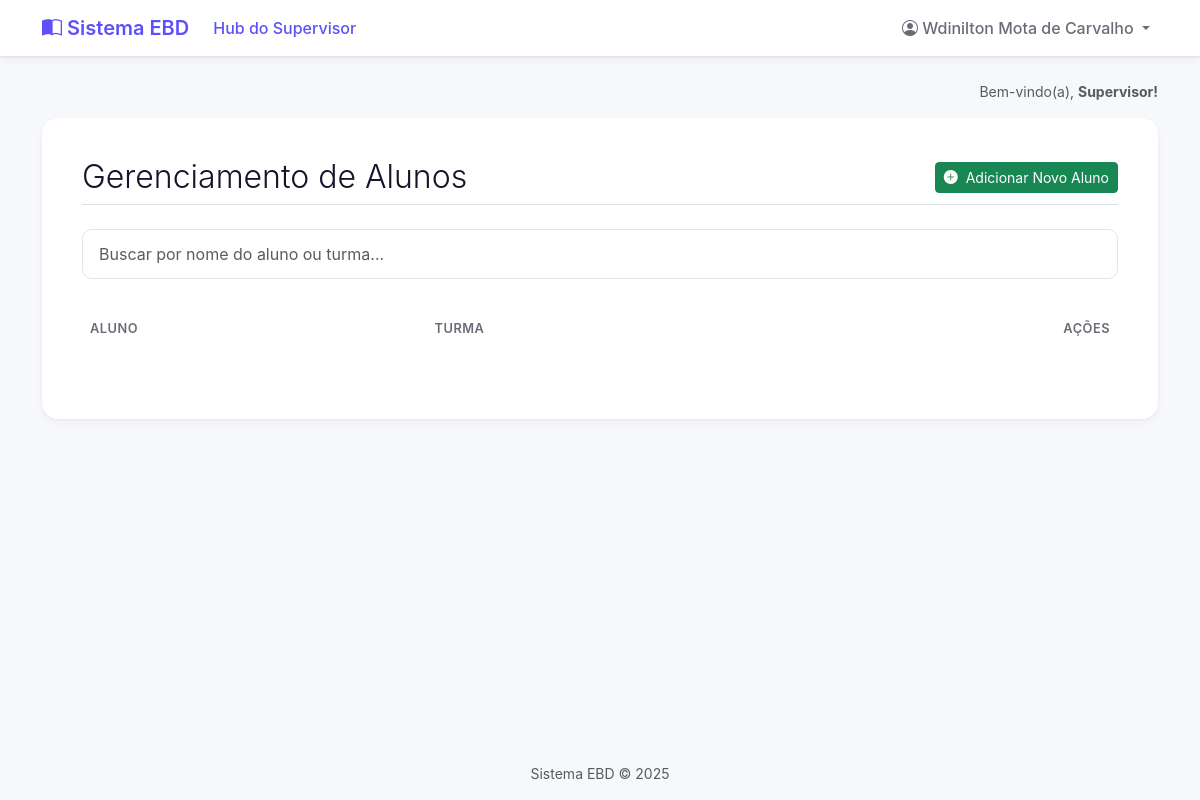
Before: /relatorios/gerenciamento-alunos/ (signed in) with the older database file.
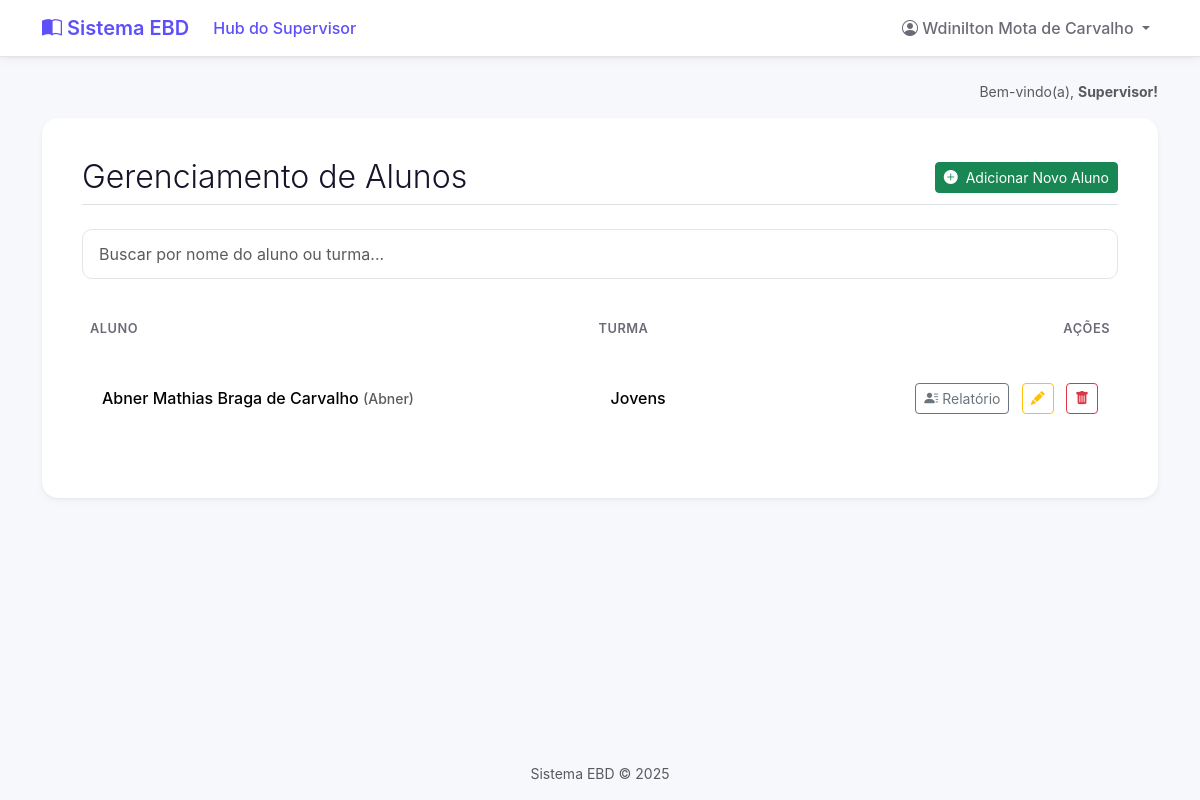
After: the same page with the newer database file.
### core/models.py (models this page shows, shortened)
class Aluno(models.Model):
    user = models.OneToOneField(
        User,
        on_delete=models.CASCADE,
        related_name='aluno', # Permite fazer request.user.aluno
        null=True,
        blank=True
    )
    nome_completo = models.CharField(max_length=255)
    turma = models.ForeignKey(
        Turma,
        on_delete=models.CASCADE,
        related_name='alunos'
    )
    pontos_totais = models.IntegerField(default=0)
    data_cadastro = models.DateTimeField(auto_now_add=True)

class Turma(models.Model):
    nome = models.CharField(max_length=100, unique=True)
    professor = models.ForeignKey(
        User,
        on_delete=models.SET_NULL,
        null=True,
        blank=True,
        related_name='turmas_lecionadas'
    )

### core/views.py (the view)
# urls.py: path('relatorios/gerenciamento-alunos/', views.gerenciamento_alunos, name='gerenciamento_alunos'),
@login_required
def gerenciamento_alunos(request):
    permissores = permissoes_context(request)
    if not permissores['is_supervisor']:
        return HttpResponseForbidden("<h1>Acesso Negado</h1><p>Apenas supervisores podem ver este relatório.</p>")
    lista_todos_alunos = Aluno.objects.select_related('turma').all().order_by('nome_completo')
    contexto = {'lista_todos_alunos': lista_todos_alunos}
    return render(request, 'gerenciamento_alunos.html', contexto)

### core/context_processors.py (called while the page is built)
def permissoes_context(request):
    is_professor = False
    is_aluno = False
    is_supervisor = False
    aluno = None
    if request.user.is_authenticated:
        is_supervisor = request.user.groups.filter(name='Supervisores').exists()
        is_professor = request.user.groups.filter(name='Professores').exists()
        try:
            aluno = request.user.aluno
            is_aluno = True
        except:
            is_aluno = False
    return {
        'is_supervisor': is_supervisor,
        'is_professor': is_professor,
        'is_aluno': is_aluno,
        'aluno_global': aluno,
    }

### templates/gerenciamento_alunos.html (shortened to what this page needs)
{% extends 'base.html' %}
{% block content %}
    <div class="d-flex justify-content-between align-items-center border-bottom pb-2 mb-4">
        <h2 class="fw-light mb-0">Gerenciamento de Alunos</h2>
        <a href="{% url 'cadastrar_aluno' %}" class="btn btn-success btn-sm">
            <i class="bi bi-plus-circle-fill me-1"></i> Adicionar Novo Aluno
        </a>
    </div>
    <input type="text" id="searchInput" onkeyup="filterTable('searchInput', 'searchableTable')"
           placeholder="Buscar por nome do aluno ou turma..." class="form-control search-box mb-4">
    <div class="table-responsive">
        <table class="table table-hover align-middle" id="searchableTable">
        <thead>
                <tr>
                    <th>Aluno</th>
                    <th>Turma</th>
                    <th class="text-end">Ações</th>
                    </tr>
            </thead>
            <tbody>
                {% for aluno in lista_todos_alunos %}
                <tr>
                    <td>{{ aluno.nome_completo }} <small class="text-muted">({{ aluno.user.username|default:"Sem login" }})</small></td>
                    <td>{{ aluno.turma.nome|default:"Sem turma" }}</td>
                    <td class="text-end" style="min-width: 270px;">
                        <a href="{% url 'relatorio_aluno_individual' aluno.id %}" class="btn btn-outline-secondary btn-sm me-2" title="Ver Relatório">
                            <i class="bi bi-person-lines-fill"></i> Relatório
                        </a>
                        <a href="{% url 'editar_aluno' aluno.id %}" class="btn btn-outline-warning btn-sm me-2" title="Editar">
                            <i class="bi bi-pencil-fill"></i>
                        </a>
                        <form action="{% url 'apagar_aluno' aluno.id %}" method="post" class="d-inline" onsubmit="return confirm('Tem certeza que deseja apagar o aluno {{ aluno.nome_completo }} E SEU USUÁRIO ASSOCIADO? Esta ação não pode ser desfeita.');">
                            <button type="submit" class="btn btn-outline-danger btn-sm" title="Apagar">
                                <i class="bi bi-trash-fill"></i>
                            </button>
                        </form>
                    </td>
                    </tr>
                {% endfor %}
            </tbody>
        </table>
    </div>
{% endblock %}

Changed rows visible on the page:
added Aluno: nome_completo "Abner Mathias Braga de Carvalho", user.username "Abner", turma.nome "Jovens"
